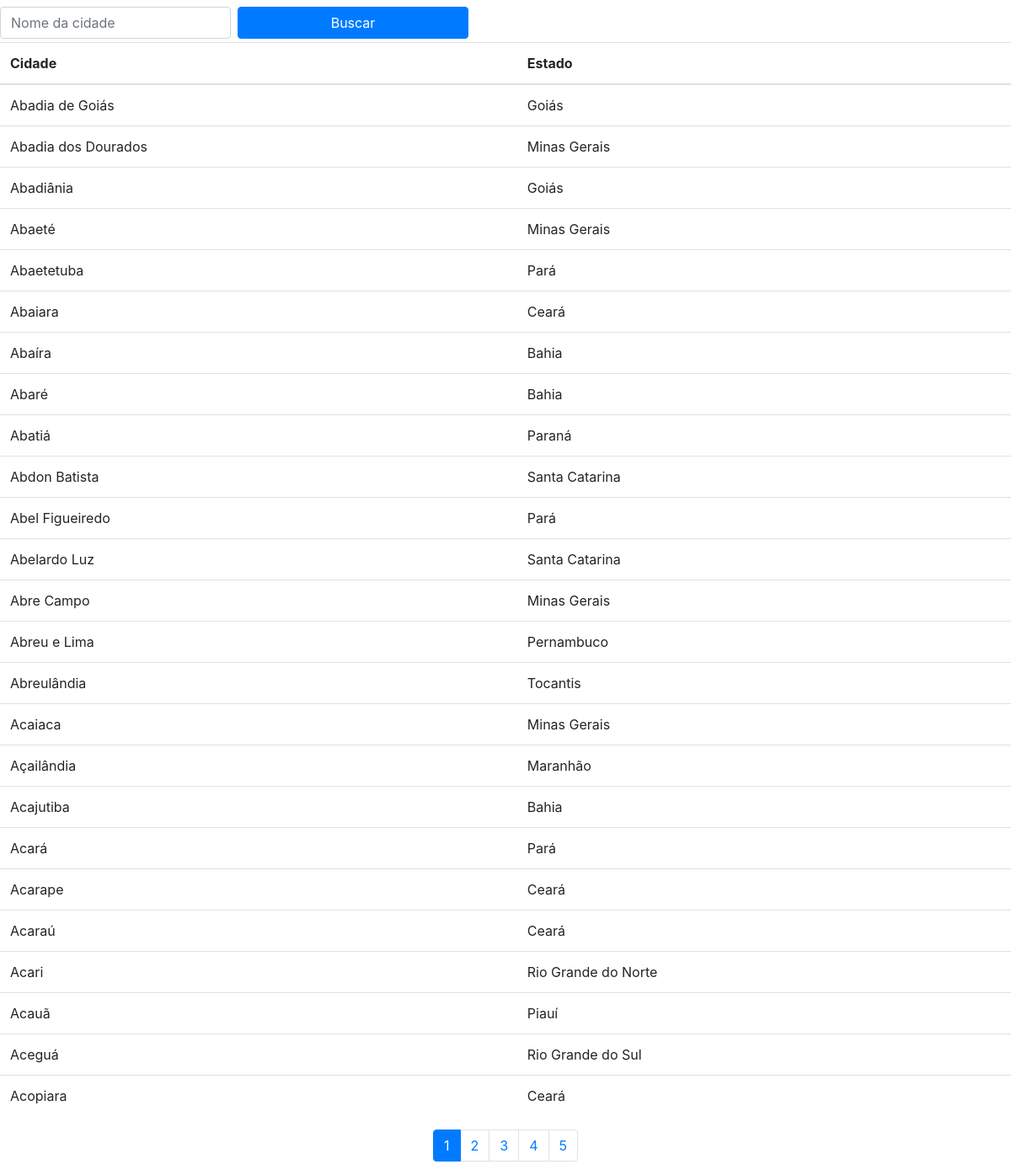
The app's page /cities with its own data.
### cidades/models.py (models this page shows, shortened)
class Location(models.Model):
    id = models.CharField(verbose_name="id", max_length=40, primary_key=True)
    verbose = models.CharField(verbose_name="verbose", max_length=255)
    name = models.CharField(verbose_name="name", max_length=255)
    state = models.CharField(verbose_name="state", max_length=255)

### cidades/views.py (the view)
# urls.py: path('cities', cidades.views.LocationListView.as_view()),
class LocationListView(ListView):
    model = Location
    paginate_by = 25
    template_name = "list_location.html"
    def get_context_data(self, **kwargs):
        context = super().get_context_data(**kwargs)
        context['search'] = self.request.GET.get('search_field')
        return context
    def get_queryset(self):
        queryset = Location.objects.all()
        search = self.request.GET.get('search_field')
        if search:
            queryset = queryset.filter(name__icontains=search)
        return queryset

### cidades/templates/list_location.html (shortened to what this page needs)
{% extends 'base.html' %}
{% load static %}
{% block content %}
<form method="get" class="form-inline mt-2">
    <input class="form-control" type="text" id="search_field" placeholder="Nome da cidade">
    <input class="btn btn-primary ml-2" id="button" value="Buscar">
</form>
<table class="table mt-1">
  <thead>
    <tr>
      <th>Cidade</th>
      <th>Estado</th>
    </tr>
  </thead>
  <tbody>
    {% for city in object_list %}
    <tr>
      <td>{{ city.name }}</td>
      <td>{{ city.state }}</td>
    </tr>
    {% endfor %}
  </tbody>
</table>
<div align="center">
    <ul class="pagination" style="justify-content: center; display: flex;">
        {% for i in page_obj.paginator.page_range %}
        {% if page_obj.number == i %}
        <li class="page-item active"><a class="page-link" href="#"><span>{{ i }} <span class="sr-only">(current)</span></span></a></li>
        {% elif i > page_obj.number|add:'-5' and i < page_obj.number|add:'5' %}
        <li class="page-item"><a class="page-link" href="?{% if search %}search_field={{search}}&{%endif%}page={{ i }}">{{ i }}</a></li>
        {% endif %}
        {% endfor %}
    </ul>
</div>
{% endblock %}

### cidades/templates/base.html (shortened to what this page needs)
{% load static %}
<!DOCTYPE html>
<html lang="en">
<head>
    <link href="{% static 'vendor/bootstrap/css/bootstrap.min.css'%}" rel="stylesheet">
    <link href="{% static 'vendor/bootstrap/css/bootstrap.min.css'%}" rel="stylesheet">
</head>
<body>
{% block content %}
{% endblock %}
</body>
</html>

### records on screen
Location: name "Abadia de Goiás", state "Goiás"
Location: name "Abadia dos Dourados", state "Minas Gerais"
Location: name "Abadiânia", state "Goiás"
Location: name "Abaeté", state "Minas Gerais"
Location: name "Abaetetuba", state "Pará"
Location: name "Abaiara", state "Ceará"
Location: name "Abaíra", state "Bahia"
Location: name "Abaré", state "Bahia"
Location: name "Abatiá", state "Paraná"
Location: name "Abdon Batista", state "Santa Catarina"
Location: name "Abel Figueiredo", state "Pará"
Location: name "Abelardo Luz", state "Santa Catarina"
Location: name "Abre Campo", state "Minas Gerais"
Location: name "Abreu e Lima", state "Pernambuco"
Location: name "Abreulândia", state "Tocantis"
Location: name "Acaiaca", state "Minas Gerais"
Location: name "Açailândia", state "Maranhão"
Location: name "Acajutiba", state "Bahia"
Location: name "Acará", state "Pará"
Location: name "Acarape", state "Ceará"
Location: name "Acaraú", state "Ceará"
Location: name "Acari", state "Rio Grande do Norte"
Location: name "Acauã", state "Piauí"
Location: name "Aceguá", state "Rio Grande do Sul"
Location: name "Acopiara", state "Ceará"

### other values on screen
{{ i }} "1"
{{ i }} "2" "3" "4" "5"
